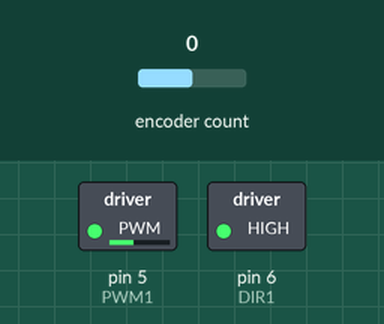
Recording of a sketch running on a simulated Arduino Uno, built with avr-gcc and run on an emulated ATmega328P. Shown: switched loads named in the sketch (green lamp = pin HIGH). The test bench sets the inputs (shaded band); at power-on: encoder count 0. What the sketch prints to the serial monitor is not drawn.

Above: at 1.2 s.
1.3 s: encoder count set to -1
4.3 s: encoder count set to 0
Timing chart, 0 to 7.3 s (numbered marks = the images above; inputs shaded):
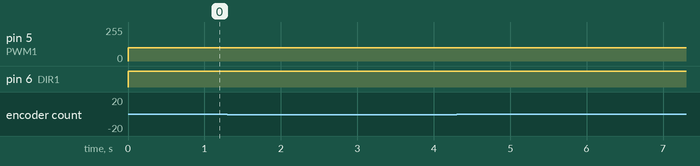

Measured:
- after the input at 1.3 s, every drawn part: stays the same
- after the input at 4.3 s, every drawn part: stays the same

The sketch:

motorControl_withSerial.ino
```cpp
/*
This software reads the value from each of the ultrasonic sensors and manual slider.
Every 10ms these values are sent back to the Raspberry Pi for processing
*/


/*
Issues: The stop reset is not working. Could stem from the bytes potentially ariving after the
first block of code with the Serial.available check. How can we make it so this cannot happen?
*/

#include <Arduino.h>
#include <PID_v1.h>    //Library details: https://playground.arduino.cc/Code/PIDLibrary
#include <Encoder.h>
#include <Filters.h>

#define ENCODER_OPTIMIZE_INTERRUPTS

//Motor Pins
#define DIR1 6
#define PWM1 5
//#define DIR2 7
//#define PWM2 8

//Encoder Pins
#define ENC1 9
#define ENC2 10

//Encoder Parameters
#define SAMPLE_DELAY (10)
#define PULSES_PER_TURN (512)

//Constants
const double K_P = 10,
             K_I = 10,   //K values must be >= 0
             K_D = 0.1,
             OUT_MIN = -255,
             OUT_MAX = 255,
             RAMP_DOWN_CMD = 100;
const int SAMPLE_TIME = 20;
const byte START_FLAG = 0x7F,
           STOP_FLAG = 0x7E;
const float radius = 0.1143; //in meters

//Variables
double PID_Input,              //The variable we are trying to control (from Motor Module)
       PID_Output,             //The variable that will be adjusted by the PID
       PID_SetPoint;    //The value we are trying to get to or maintain (from ROS node)
float motorVelCmd = 0;
int MotorCmd,
    lastMotorCmd = 0,
    lastMotorDir = 0;
byte LSB,
     sendEncoder = 0;
int byteRead = 0;
unsigned int lastTime, currentTime;
int lastPosition = 0;
float RPM, wheelVel;
long encoderVal;
long encPosition  = 0;

int encoderCount = 0;


float filterFrequency_encoder = 0.05;
FilterOnePole lowPassFilter_encoder(LOWPASS, filterFrequency_encoder);
PID MotorPID(&PID_Input, &PID_Output, &PID_SetPoint, K_P, K_I, K_D, DIRECT);
Encoder myEncoder(ENC1, ENC2);

void initPID(){
    MotorPID.SetMode(AUTOMATIC);                //Turns the PID on, default is off (MANUAL)
    MotorPID.SetOutputLimits(OUT_MIN, OUT_MAX); //By default this is (0, 255)
    MotorPID.SetSampleTime(SAMPLE_TIME);        //By default this is 200ms
    MotorPID.SetControllerDirection(DIRECT);
}
void setup() {
    Serial.begin(115200); // Starts the serial communication at 57600 baud (this is fast enough)

    initPID();

    //Motor Outputs
    pinMode(DIR1, OUTPUT);  //Wheel motor direction
    pinMode(PWM1, OUTPUT);  //Wheel motor PWM
    //pinMode(DIR2, OUTPUT);  //Brake motor direction
    //pinMode(PWM2, OUTPUT);  //Brake motor PWM
    //pinMode(0,INPUT);

    //digitalWrite(DIR1, lastMotorDir); //direcitons
    //digitalWrite(DIR2, 0);
    //digitalWrite(PWM1, lastMotorCmd);   //speed scale speed here with input from pi
    //digitalWrite(PWM2, 0);
}

void loop() {
    // Receive new motor command or stop/start
    //sendFlag = 0;
    /*if (Serial.available()) {
      byteRead = Serial.read();
      switch (byteRead){
        case START_FLAG: sendEncoder = 1; break;
        case STOP_FLAG: sendEncoder = 0; break;
        default:  //Velocity command
          /*If byteRead is negative, its MSB will be 1 because 2s compliment.
          * However, because arduino is dumb, it reads in bytes as 16-bit integers,
          * So, when you try to read the value, its 8 MSB are zero, making
          * Arduino think it is a positive number. We must set these bits to 1
          * (sign extension) to get it to recognize byteRead as negative.
          */
          /*if (byteRead & 0x0080) { //Is byteRead supposed to be negative?
              byteRead = byteRead | 0xFF00; //Sign extends byteRead to 16 bits
          }
          motorVelCmd = float(byteRead)/100; //Converts cm/s value to m/s
          break;
      }
    }*/
    //motorVelCmd = 0;
    MotorCmd = 100;
    //UPDATE ENCODER
    encoderVal = myEncoder.read();
    //Serial.print("Encoder = ");Serial.print(encoderVal);
    //lowPassFilter_encoder.input(encoderVal);
    //encPosition = lowPassFilter_encoder.output();

    //if (encoderCount >= 5){
    currentTime = (unsigned int)millis();
      //if (currentTime - lastTime >= SAMPLE_DELAY) {
        Serial.print("lastPosition = ");Serial.print(lastPosition);Serial.print(" encoderVal = ");Serial.print(encoderVal);
        Serial.print("  currentTime = ");Serial.print(currentTime);Serial.print("  lastTime = ");Serial.println(lastTime);
        RPM = (60000.f * (lastPosition-encoderVal)) / ((currentTime-lastTime)*PULSES_PER_TURN);
        wheelVel = convertToLinearVel(RPM);
        lastTime = currentTime;
        lastPosition = encoderVal;
        encoderVal = 0;
        //Serial.print(" RPM = ");Serial.println(RPM);
      //}
   //}

    //DO PID
    PID_Input = wheelVel;
    PID_SetPoint = (double) motorVelCmd;
    //MotorCmd = doPID(lastMotorCmd);

    lastMotorCmd = MotorCmd;                              //Set previous motor command to current motor command

    digitalWrite(DIR1, signPos(MotorCmd) ? HIGH : LOW);   //Assigning appropriate motor direction
    analogWrite(PWM1,abs(MotorCmd));                      //Actuate motor command

    /*
    Serial.println(encPosition);
    Serial.print(" "); //For plotting purposes*/

    //Send updated encoder value
    if (sendEncoder == 1) {
      Serial.write(byte(encoderVal & 0x00FF));
      Serial.write(byte((encoderVal >> 8) & 0x00FF));
      //Serial.write(0x0000);
    }
    delay(1);
}

int doPID(int previousMotorCmd){
    int newMotorCmd;
    /*
     * MotorPID.Compute() computes the PID and returns true,
     * if it does not compute anything it will return false
     */
     if (!MotorPID.Compute()) {
      MotorCmd = 0.0;  //Send invalid value when nothing computed
     }
     else {
      newMotorCmd = (int)PID_Output;
      //Serial.println(Output);
      //Serial.print(" "); //For plotting purposes*/
      if (newMotorCmd >= 255){
        newMotorCmd = 255;
      }else if (newMotorCmd < -255){
        newMotorCmd = -255;
      }
     }
     return MotorCmd = newMotorCmd;
     //return MotorPID.Compute() ? (previousMotorCmd - (int)Output) : NULL;
     //MotorPID.Compute();
     //MotorCmd = Output;
}

bool signPos(int value) {
  return (value >= 0);
}

float convertToLinearVel(float rpm){
  return rpm*(2*M_PI/60.0)*radius;
}
```
